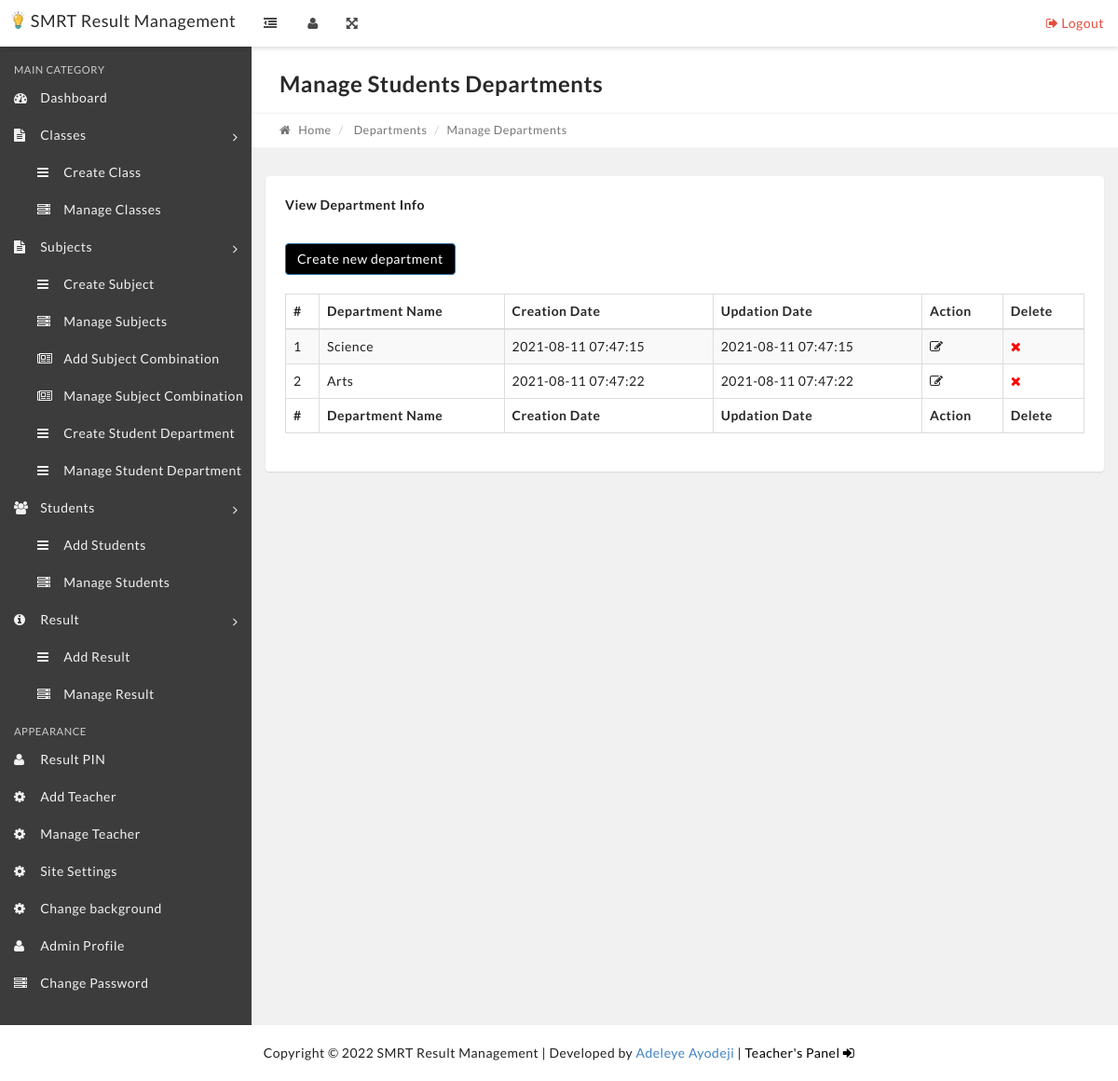
Screenshot of /manage-department.php with the database file from the repository.
### tables this page shows
CREATE TABLE IF NOT EXISTS `settings` (
  `id` int(11) NOT NULL AUTO_INCREMENT,
  `title` varchar(10000) DEFAULT NULL,
  `description` text,
  `address1` longtext,
  `address2` longtext,
  `session` varchar(1000) DEFAULT NULL,
  `term` varchar(1000) DEFAULT NULL,
  `logo` varchar(1000) DEFAULT NULL,
  `siteback` varchar(1000) DEFAULT NULL,
  PRIMARY KEY (`id`)
);

CREATE TABLE IF NOT EXISTS `tbldepartments` (
  `id` int(11) NOT NULL AUTO_INCREMENT,
  `DepartmentName` varchar(10000) DEFAULT NULL,
  `CreationDate` timestamp NULL DEFAULT CURRENT_TIMESTAMP,
  `Updationdate` timestamp NOT NULL DEFAULT CURRENT_TIMESTAMP,
  PRIMARY KEY (`id`)
);

### manage-department.php (the view, shortened to what this page needs)
<?php
include('includes/config.php');
if(strlen($_SESSION['alogin'])=="")
    {
    header("Location: index.php");
    }
    else{
?>
<?php include('includes/header.php');?>
   <?php include('includes/topbar.php');?>
            <div class="content-wrapper">
                <div class="content-container">
<?php include('includes/leftbar.php');?>
                    <div class="main-page">
                        <div class="container-fluid">
                            <div class="row page-title-div">
                                <div class="col-md-6">
                                    <h2 class="title">Manage Students Departments</h2>
                                </div>
                            </div>
                            <div class="row breadcrumb-div">
                                <div class="col-md-6">
                                    <ul class="breadcrumb">
            							<li><a href="dashboard.php"><i class="fa fa-home"></i> Home</a></li>
                                        <li> Departments</li>
            							<li class="active">Manage Departments</li>
            						</ul>
                                </div>
                            </div>
                        </div>
                        <section class="section">
                            <div class="container-fluid">
                                <div class="row">
                                    <div class="col-md-12" style="overflow: scroll;">
                                        <div class="panel">
                                            <div class="panel-heading">
                                                <div class="panel-title">
                                                    <h5>View Department Info</h5>
                                                </div>
                                            </div>
                                            <div class="panel-body p-20">
                                                 <a href="create-department.php" class="btn btn-primary" style="background: black;color: white;">
                                                    Create new department
                                            </a><br><br>
                                                <table id="example" class="display table table-striped table-bordered" cellspacing="0" width="100%">
                                                    <thead>
                                                        <tr>
                                                            <th>#</th>
                                                            <th>Department Name</th>
                                                            <th>Creation Date</th>
                                                            <th>Updation Date</th>
                                                            <th>Action</th>
                                                            <th>Delete</th>
                                                        </tr>
                                                    </thead>
                                                    <tfoot>
                                                        <tr>
                                                          <th>#</th>
                                                             <th>Department Name</th>
                                                            <th>Creation Date</th>
                                                            <th>Updation Date</th>
                                                            <th>Action</th>
                                                            <th>Delete</th>
                                                        </tr>
                                                    </tfoot>
                                                    <tbody>
<?php $sql = "SELECT * from tbldepartments";
$query = $dbh->prepare($sql);
$query->execute();
$results=$query->fetchAll(PDO::FETCH_OBJ);
$cnt=1;
if($query->rowCount() > 0)
{
foreach($results as $result)
{   ?>
<tr>
 <td><?php echo htmlentities($cnt);?></td>
                                                            <td><?php echo htmlentities($result->DepartmentName);?></td>
                                                            <td><?php echo htmlentities($result->CreationDate);?></td>
                                                            <td><?php echo htmlentities($result->Updationdate);?></td>
<td>
<a href="edit-department.php?departmentid=<?php echo htmlentities($result->id);?>"><i class="fa fa-edit" title="Edit Record"></i> </a>
</td>
<td>
    <a href="manage-department.php?del=<?php echo htmlentities($result->id);?>" onclick="confirm('do you really want to delete this department');"><i class="fa fa-remove" title="Delete Department" style="color: red;"></i> </a>
</td>
</tr>
<?php $cnt=$cnt+1;}} ?>
                                                    </tbody>
                                                </table>
                                            </div>
                                        </div>
                                    </div>
                                                </div>
                                            </div>
                                        </div>
                                    </div>
                                </div>
                            </div>
        <?php include 'includes/credit.php'; ?>
    </body>
</html>
<?php } ?>

### includes/topbar.php (shortened to what this page needs)
<nav class="navbar top-navbar bg-white box-shadow">
          	<div class="container-fluid">
                  <div class="row">
                      <div class="navbar-header no-padding">
              			<a class="navbar-brand" href="dashboard.php" style="color: black;">
              			   <?php
                          $stmt = $dbh->query("SELECT * FROM settings");
                          $rowww = $stmt->fetch(PDO::FETCH_OBJ);
                          ?>
                          <img src="images/<?php echo htmlentities($rowww->logo); ?>" style="float: left;height: 19px;margin-right: 6px;">
                          <?php
                          echo htmlentities($rowww->title);
                          ?>
              			</a>
                          <span class="small-nav-handle hidden-sm hidden-xs"><i class="fa fa-outdent"></i></span>
              		</div>
              		<div class="collapse navbar-collapse" id="navbar-collapse-1">
              			<ul class="nav navbar-nav" data-dropdown-in="fadeIn" data-dropdown-out="fadeOut">
                              <?php
                              if (!isset($_SESSION["teacher"])) {
                                  ?>
                                   <li class="hidden-sm hidden-xs"><a href="#" class="user-info-handle"><i class="fa fa-user"></i></a></li>
                                  <?php
                              }
                              ?>
                              <li class="hidden-sm hidden-xs"><a href="#" class="full-screen-handle"><i class="fa fa-arrows-alt"></i></a></li>
              			</ul>
              			<ul class="nav navbar-nav navbar-right" data-dropdown-in="fadeIn" data-dropdown-out="fadeOut">
              				    <li><a href="logout.php" class="color-danger text-center"><i class="fa fa-sign-out"></i> Logout</a></li>
              			</ul>
              		</div>
                  </div>
          	</div>
          </nav>

### includes/credit.php
<?php
    $place = $_SERVER['REQUEST_URI'] == "/teacherlog.php" ? "fixed" : "static";
?>
<div class="credit" style="position: <?php echo $_SESSION ? "static" : $place; ?>;">
				   <?php
                            $stmt = $dbh->query("SELECT * FROM settings");
                            $rowwww = $stmt->fetch(PDO::FETCH_OBJ);
                            ?>
           Copyright &copy; <?php echo date("Y")." ". htmlentities($rowwww->title); ?> | Developed by <a href="https://adeleyeayodeji.com" target="_blank">Adeleye Ayodeji</a> | <?php
           	if (!isset($_SESSION["alogin"])) {
			?>
			<a href="teacherlog.php" style="color: black;">Teacher's Panel <i class="fa fa-sign-in"></i></a>
			<?php
		}else{
		   	?>
		   	<a href="logout.php" style="color: red;">Logout <i class="fa fa-sign-out"></i></a>
		   	<?php
		}
            ?>
        </div>

### css/main.css (style rules this page uses)
body,html { font-family:Poppins,sans-serif;font-weight:400;color:#494949;font-size:12px;line-height:1.75em }
@media (min-width:600px) { body,html { font-size:calc(12px + (14 - 12) * ((100vw - 600px)/ (1140 - 600))) } }
@media (min-width:1140px) { body,html { font-size:14px } }
a,abbr,acronym,address,b,big,blockquote,caption,center,cite,code,dd,del,dfn,dl,dt,em,fieldset,form,h1,h2,h3,h4,h5,h6,i,img,ins,kbd,label,legend,li,ol,p,pre,q,s,samp,small,strike,strong,sub,sup,table,tbody,td,tfoot,th,thead,tr,tt,u,ul,var { margin:0;padding:0 }
address,blockquote,dl,ol,p,pre,table,ul { margin-bottom:1.75em }
.h1,.h2,.h3,.h4,.h5,.h6,h1,h2,h3,h4,h5,h6 { font-family:Poppins,sans-serif;font-weight:400;color:#292929;clear:both }
.h2,h2 { font-size:23.5370033519px;margin-top:1.1152651681em;line-height:1.3383182017em;margin-bottom:.2514831227em }
@media (min-width:600px) { .h2,h2 { font-size:calc(23.5370033519px + (27.4598372439 - 23.5370033519) * ((100vw - 600px)/ (1140 - 600))) } }
@media (min-width:1140px) { .h2,h2 { font-size:27.4598372439px;margin-top:1.1152651681em;line-height:1.3383182017em;margin-bottom:.2474216814em } }
.h5,h5 { font-size:14.2011569368px;margin-top:1.8484409486em;line-height:2.2181291384em;margin-bottom:.3696881897em }
@media (min-width:600px) { .h5,h5 { font-size:calc(14.2011569368px + (16.5680164262 - 14.2011569368) * ((100vw - 600px)/ (1140 - 600))) } }
@media (min-width:1140px) { .h5,h5 { font-size:16.5680164262px;margin-top:1.8484409486em;line-height:2.2181291384em;margin-bottom:.3696881897em } }
ul { padding-left:1.1em }
table { width:100%;border-spacing:0;border-collapse:collapse;margin-bottom:2.375em }
@media (min-width:1140px) { table { margin-bottom:2.125em } }
th { text-align:left;color:#292929;padding:.21875em .875em }
@media (min-width:1140px) { th { padding:.4375em .875em } }
td { padding:.875em;padding:.21875em .875em }
@media (min-width:1140px) { td { padding:.4375em .875em } }
body { font-family:Poppins,sans-serif;-webkit-font-smoothing:antialiased;background-color:#f2f2f2;color:#494949;text-rendering:optimizeLegibility!important;letter-spacing:.5px;overflow-x:hidden }
a { outline:0!important;text-decoration:none!important;color:#494949;-webkit-transition:all .4s ease-in-out;transition:all .4s ease-in-out }
.bg-white { background-color:#fff;border-color:#fff;color:#494949!important }
.bg-white .navbar-nav>li>a { color:#494949 }
.color-danger { color:#e74c3c!important }
.p-20 { padding:20px!important }
.navbar { border-radius:0;border:0;margin-bottom:0 }
.navbar.box-shadow { box-shadow:0 2px 5px rgba(0,0,0,.15);z-index:10 }
.navbar-header { min-width:270px;padding-left:15px;-webkit-transition:all .4s ease-in-out;transition:all .4s ease-in-out;overflow:hidden }
.navbar-header .navbar-brand { padding:12px }
.small-nav-handle { display:inline-block;width:50px;height:50px;float:right;cursor:pointer;text-align:center }
.small-nav-handle .fa { line-height:50px }
@media (min-width:992px) { .top-navbar-fixed .top-navbar { position:fixed;width:100%;top:0;left:0;z-index:10 } }
@media (min-width:992px) { .top-navbar-fixed .content-wrapper { margin-top:50px } }
.content-wrapper { min-height:100vh;position:relative }
@media (min-width:769px) { .content-wrapper { display:table;width:100%;table-layout:fixed } }
@media (min-width:769px) { .content-container { display:table-row } }
@media (min-width:769px) { .left-sidebar,.main-page,.right-sidebar { display:table-cell;vertical-align:top } }
.main-page { width:100% }
.main-page a:not(.btn) { color:inherit }
.page-title-div { background:#fff;padding:15px }
.page-title-div .title { margin-top:10px }
.breadcrumb-div { background-color:#fff;padding:8px 15px;border-top:1px solid #f2f2f2;border-bottom:1px solid #f2f2f2;font-size:90%;color:#767676 }
.breadcrumb-div a { color:inherit }
.breadcrumb-div .breadcrumb { background:0 0;padding:0;margin:0 }
.breadcrumb-div .breadcrumb .fa { margin-right:5px }
.panel { box-shadow:0 1px 2px rgba(0,0,0,.1) }
.panel .panel-title h1,.panel .panel-title h2,.panel .panel-title h3,.panel .panel-title h4,.panel .panel-title h5,.panel .panel-title h6 { color:inherit!important;margin:0;line-height:30px }
.panel-heading { padding:5px }
.panel-heading .panel-title { margin-top:10px;padding-left:15px }
.section { padding:30px 0 }

### css/style.css (style rules this page uses)
body { background: #f1f1f1; }
.credit { position: fixed; bottom: 0px; width: 100%; padding: 20px; text-align: center; background: white; }

### rows the page displays
settings: logo (picture), title "SMRT Result Management"
tbldepartments: DepartmentName "Science", CreationDate "2021-08-11 07:47:15", Updationdate "2021-08-11 07:47:15"
tbldepartments: DepartmentName "Arts", CreationDate "2021-08-11 07:47:22", Updationdate "2021-08-11 07:47:22"
